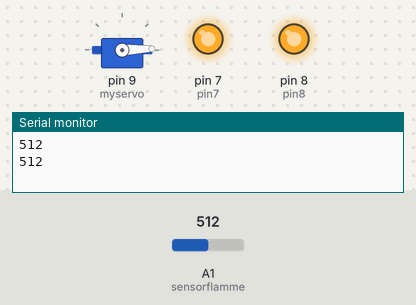
Bench run of a sketch on a simulated Arduino Uno, built with avr-gcc and run on an emulated ATmega328P. On the bench: servo, output pins drawn as LEDs (lit = HIGH), the last lines printed to the serial monitor. Inputs (shaded band) come from the test bench; at power-on: A1 (sensorflamme) = 512.

Above: at 5.9 s.
6.0 s: A1 (sensorflamme) set to 843
11.3 s: A1 (sensorflamme) set to 865
At 13.76 s:
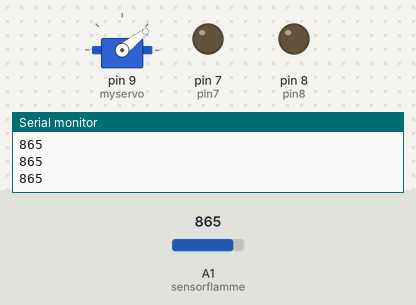
At 16.8 s:
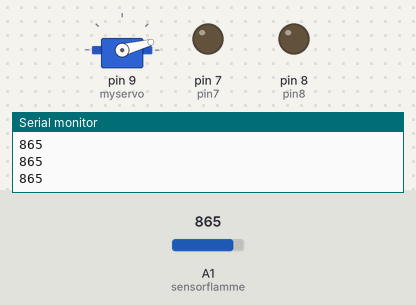
Timing chart, 0 to 22.6 s (numbered marks = the images above; inputs shaded):
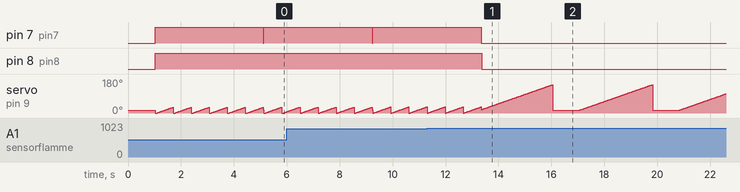

The sketch:

fire_fighter_with_flame_and_servo.ino
```cpp
#include <Servo.h>
Servo myservo;
int pin8 = 8; // buzzer
int pin7 = 7; // relais pompe à eau
int sensorflamme = A1;
int sensorValue1 = 0;
void setup() {
myservo.attach(9);  // SERVO SUR pin D9
pinMode(pin8, OUTPUT);
pinMode(pin7, OUTPUT);
Serial.begin(9600);
digitalWrite(pin8, LOW);
digitalWrite(pin7, LOW);
myservo.write(170);
}
void loop() {
myservo.write(15);
delay (1000);
for ( int balayage = 15 ; balayage <= 150; balayage = balayage + 1
)
{
myservo.write(balayage);
sensorValue1 = analogRead(sensorflamme);
Serial.println(sensorValue1);
delay (20);
if (sensorValue1 < 850) {
digitalWrite(pin8, HIGH); // active buzzer
digitalWrite(pin7, HIGH); // allumage pompe
for ( int repetition = 0 ; repetition <=5 ; repetition = repetition + 1
)
{
for ( int incendie = balayage - 18 ; incendie <= balayage + 15 ;
incendie = incendie + 1 )
{
myservo.write(incendie);
delay (20);
}
}
digitalWrite(pin7, LOW);
}
else {
digitalWrite(pin8, LOW);
digitalWrite(pin7, LOW);
}
}
}
```

Measured:
- the behaviour switches between 849 and 850 on A1 (sensorflamme) (found by bisection; images 0 and 1)
- after the input at 11.3 s, pin 7 (pin7): goes on until 13.3 s, then stays LOW; pin 8 (pin8): HIGH → LOW after 2.1 s
